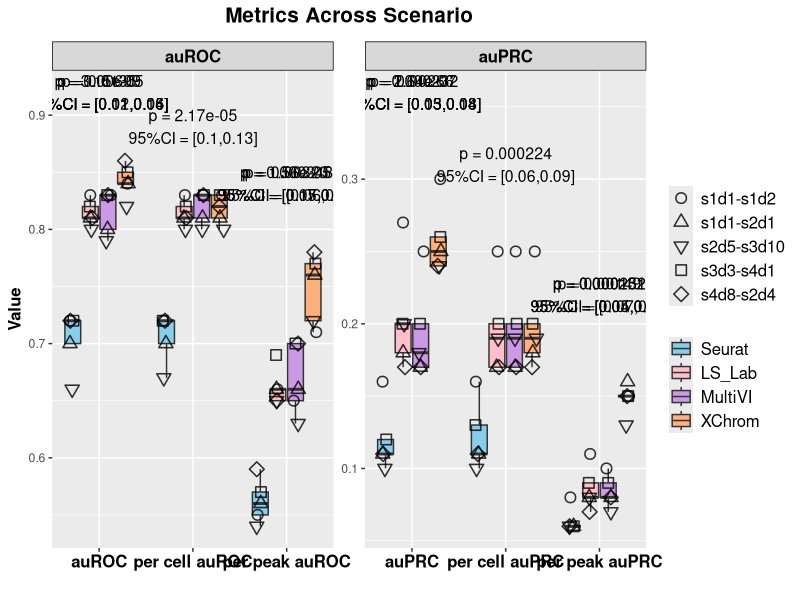
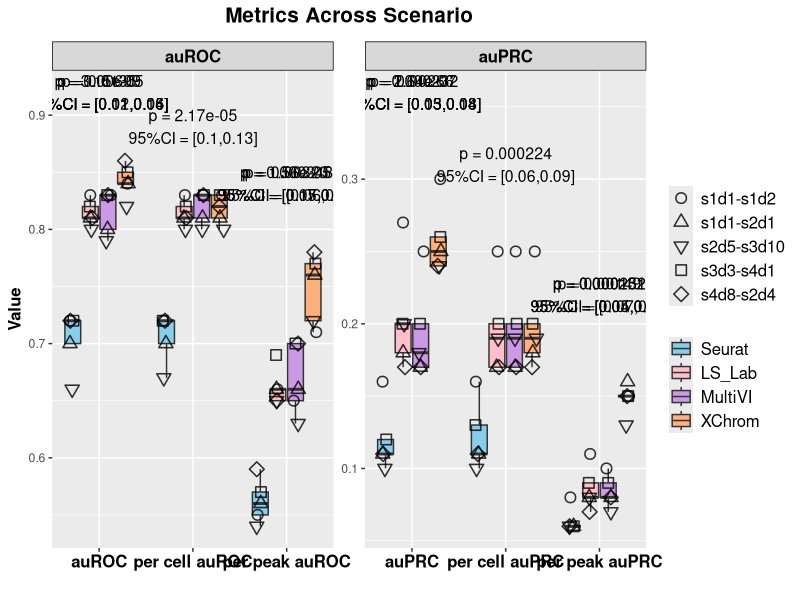

Recreate these plots in R, in order.
library(ggplot2)
library(readr)
library(dplyr)
library(tidyr)

df <- read_csv('inter_method_auc.csv')

# 将 Metric 转换为因子并指定顺序
df$Metric <- factor(df$Metric, levels = c("auROC", "per cell auROC", "per peak auROC", 
                                          "auPRC", "per cell auPRC", "per peak auPRC"))
df$Method <- factor(df$Method, levels = c("Seurat", "LS_Lab", "MultiVI", "XChrom"))
df$Dataset<-factor(df$Dataset,levels = c('s1d1-s1d2','s1d1-s2d1','s2d5-s3d10','s3d3-s4d1','s4d8-s2d4'))


# 统计每个 Metric 和 Method 下的 Dataset 数目
df %>%
  group_by(Metric, Method) %>%
  summarise(Dataset_Count = n_distinct(Dataset), .groups = "drop")

#################################### 分面 ######################################

# 绘制分面图，使用不同的纵坐标尺度并去除没有数据的分面轴
# 添加一个新的列来标识auc和PR
df <- df %>%
  mutate(MetricType = ifelse(grepl("auROC", Metric), "auROC", "auPRC"))%>%
  mutate(MetricType = factor(MetricType, levels = c("auROC", "auPRC")))

# 获取所有需要比较的方法（排除XChrom自身）
other_methods <- unique(df$Method[df$Method != "XChrom"])

# 提取XChrom的数据作为基准
xchrom_data <- df %>% 
  filter(Method == "XChrom") %>% 
  select(Dataset, Metric, MetricType, Value_XChrom = Value)

# 生成比较数据
comparison_data <- df %>%
  filter(Method != "XChrom") %>% 
  inner_join(xchrom_data, by = c("Dataset", "Metric", "MetricType")) %>%
  mutate(diff = Value_XChrom - Value)

# 计算统计指标
annotation_df <- comparison_data %>%
  group_by(Metric, Method) %>%  # 按Metric和对比方法分组
  summarise(
    mean_diff = mean(diff, na.rm = TRUE),
    se_diff = sd(diff, na.rm = TRUE) / sqrt(n()),
    lower_ci = mean_diff - qt(0.975, df = n()-1) * se_diff,
    upper_ci = mean_diff + qt(0.975, df = n()-1) * se_diff,
    p_value = t.test(Value_XChrom, Value, paired = TRUE)$p.value,
    .groups = "drop"
  ) %>%
  mutate(
    p_value_label = ifelse(p_value < 0.05,
                           paste0("p = ", signif(p_value, digits = 3)),
                           NA_character_)
  ) %>%
  # 合并MetricType和y轴位置信息
  left_join(distinct(df, Metric, MetricType), by = "Metric") %>% 
  left_join(
    df %>% group_by(Metric) %>% summarise(max_val = max(Value)),
    by = "Metric"
  ) %>% 
  mutate(y_position = ifelse(p_value < 0.05, max_val + 0.06, NA_real_))

# 绘制分面图，使用不同的纵坐标尺度并去除没有数据的分面轴
ggplot(df, aes(x = Metric, y = Value,)) +
  geom_boxplot(aes(group = interaction(Metric, Method), fill = Method), 
               alpha = 1, outlier.shape = NA) +  # 绘制箱线图
  geom_jitter(
    aes(group = interaction(Metric, Method), shape = Dataset),
    position = position_jitterdodge(
      jitter.width = 0.2,   # 控制抖动幅度
      dodge.width = 0.8     # 控制不同 Scenario 的间距
    ),size = 3,alpha = 0.8,color = "black",stroke = 0.8)+
  scale_fill_manual(values = c("Seurat" = "skyblue", 'LS_Lab' = "pink",'MultiVI'='#CC99E6',"XChrom" = "#FFB07C")) +  # 自定义箱线图颜色
  # scale_color_manual(values = c("s1d2" = "#2ca02c", "s2d1" = "#d62728", "s2d4" = "purple", 
  #                               "s4d1" = "#8c564b", "s3d10" = "#FF6699")) +  # 自定义点的颜色
  scale_shape_manual(
    values = c(
      "s1d1-s1d2" = 1,    # 空心圆
      "s1d1-s2d1" = 2,    # 空心三角
      "s4d8-s2d4" = 5,    # 空心菱形
      "s3d3-s4d1" = 0,    # 空心方框
      "s2d5-s3d10" = 6    # 空心倒三角
    ))+
  scale_x_discrete(expand = expansion(add = c(0.5, 0.5))) +  # 增加 x 轴 Metric 之间的间距
  guides(shape = guide_legend(order = 1), fill = guide_legend(order = 2)) +  # 图例顺序
  facet_wrap(~MetricType, scales = "free")+
  theme_set(theme_bw())+
  # theme_minimal() +
  theme(
    axis.text.x = element_text(angle = 0, hjust = 0.5, size = 12, face = "bold", color = "black", margin = margin(t =2)),
    axis.title = element_text(size = 12, color = "black", face = "bold"),
    legend.title = element_blank(),
    plot.title = element_text(hjust = 0.5, size = 15, face = "bold",margin = margin(b = 10)),
    legend.text = element_text(size = 12),
    strip.background = element_rect(fill = rgb(0.5, 0.5, 0.5, 0.3),color = "black", size = 0.5),  # 设置分面标签背景
    strip.text = element_text(size = 12, face = "bold", color = "black"),  # 设置分面标签的文字样式
    strip.text.x = element_text(size = 12, face = "bold",color = "black"),  # 设置分面标签的文本样式
  ) +
  labs(title = "Metrics Across Scenario", x = "", y = "Value") +
  geom_text(
    data = annotation_df[annotation_df$p_value<0.05,],
    aes(x = Metric, y = y_position,group = MetricType,  # x=1.5 将注释居中于分面面板
        label = paste0(p_value_label, "\n95%CI = [",
                       round(lower_ci, 2), ",",
                       round(upper_ci, 2), "]")),
    inherit.aes = FALSE,size = 4,
    color = "black",hjust = 0.5)

ggsave("inter_method_auc_box1.pdf", plot = last_plot(), 
       width = 20, height = 6, units = "in",dpi=300)

